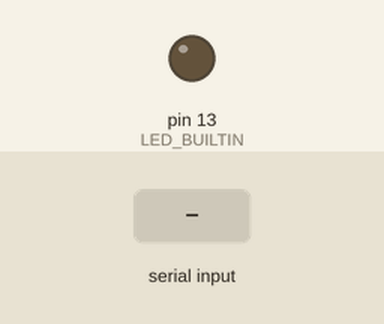
Simulated run of this sketch. Board: Arduino Uno, built with avr-gcc and run on an emulated ATmega328P. On the bench: output pins drawn as LEDs (lit = HIGH). Inputs (shaded band) come from the test bench.

Above: at 1.2 s.
1.3 s: "90,45\n" received over Serial
At 2.5 s:
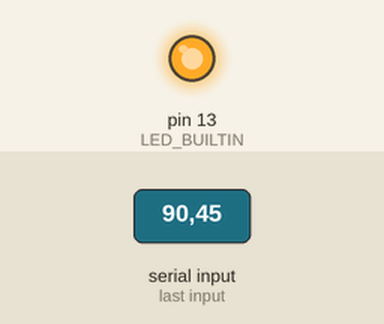
4.3 s: "5\n" received over Serial
5.8 s: "90\n" received over Serial
Timing chart, 0 to 13.3 s (numbered marks = the images above; inputs shaded):
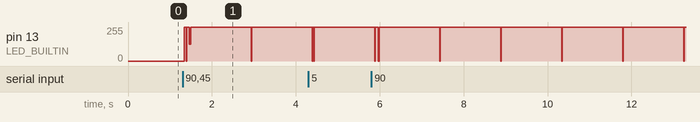

Measured:
- after the input at 1.3 s, pin 13 (LED_BUILTIN): 0/255 → 255/255 at once

The sketch:

blink.ino
```cpp
//int data ; //受信データを代入する変数
char d ;
int data ;

void setup() {
    Serial.begin(9600);
    pinMode(LED_BUILTIN, OUTPUT);
    digitalWrite(LED_BUILTIN, LOW);
}

void loop(){


    if (Serial.available() > 0) {
        //data = Serial.peek(); //peekだとreadのようにデータがきえることはない
        //Serial.print(data);

        d = Serial.read();
        data = d - '0';
        //printf("%d\n",data);
        //ここでpythonから2以上の値を送っても実行されません。
        //dataにはint型の値が入っていない、またはまったく違う数値を受信しているということでしょうか...

        /*
        if (data>2) {
            digitalWrite(LED_BUILTIN, HIGH);
            delay(1000);
            digitalWrite(LED_BUILTIN, LOW);
            delay(100);
        }else{
            digitalWrite(LED_BUILTIN, HIGH);
            delay(2000);
            digitalWrite(LED_BUILTIN, LOW);
            delay(100);

        }
        */


    /*}else{
        digitalWrite(LED_BUILTIN, HIGH);
        delay(500);
        digitalWrite(LED_BUILTIN, LOW);
        delay(500);
    */
    }

    digitalWrite(LED_BUILTIN, HIGH);
    delay(data*data);
    digitalWrite(LED_BUILTIN, LOW);
    delay(10);


}

/*
今の問題点
pythonからはきちんとint型の値を送っている
なのに、もしかするとarduino側ではint型ではない可能性あり
dataにデータはあるのにそれが別の型になっていて、if文も無意味に？
とりま変数の型がintかどうかしらべたい

2/11
もしかしたらアスキー型でint 変換されてるかもしれん
１～５の値出力しても、アスキーの５０前後に変換されちゃう
でも、０の４８引いてもうまくいかないし、、
とりあえず一行ずつデバッグする方法を考えないと

2/12
pythonのコードで変数のシリアル通信での渡し方変えたらなんかできた
charで受け取ったデータをintに直すとアスキーコードになるね
(訂正)charでうけとったものはアスキーコードになる！(つまりchar型は数値でもある)
charで受け取るところが問題なのか、そのあとintに直すところが問題なのか、、
まあまた今度調べよう
これはできれば直したいけど、ASCIIで０は４８だから、それをdから引けば問題解決
よかった！
*
今更思ったけどこうゆう問題管理をgithubでやるのかな
もう少し勉強しないとな
*/
```
